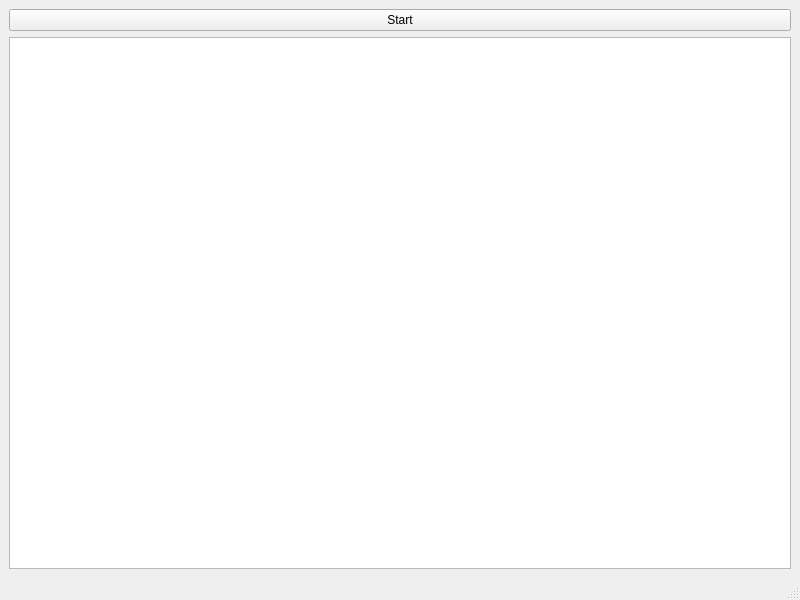
<?xml version="1.0" encoding="UTF-8"?>
<ui version="4.0">
 <class>MainWindow</class>
 <widget class="QMainWindow" name="MainWindow">
  <property name="geometry">
   <rect>
    <x>0</x>
    <y>0</y>
    <width>800</width>
    <height>600</height>
   </rect>
  </property>
  <property name="windowTitle">
   <string>MainWindow</string>
  </property>
  <widget class="QWidget" name="centralwidget">
   <layout class="QGridLayout" name="gridLayout">
    <item row="0" column="0">
     <widget class="QPushButton" name="pushButton">
      <property name="text">
       <string>Start</string>
      </property>
     </widget>
    </item>
    <item row="1" column="0">
     <widget class="QListWidget" name="listWidget"/>
    </item>
   </layout>
  </widget>
  <widget class="QMenuBar" name="menubar">
   <property name="geometry">
    <rect>
     <x>0</x>
     <y>0</y>
     <width>800</width>
     <height>36</height>
    </rect>
   </property>
  </widget>
  <widget class="QStatusBar" name="statusbar"/>
 </widget>
 <resources/>
 <connections/>
</ui>
